Frame 1 (no input): blank canvas, image omitted
Frame 60 (no input): blank canvas, image omitted
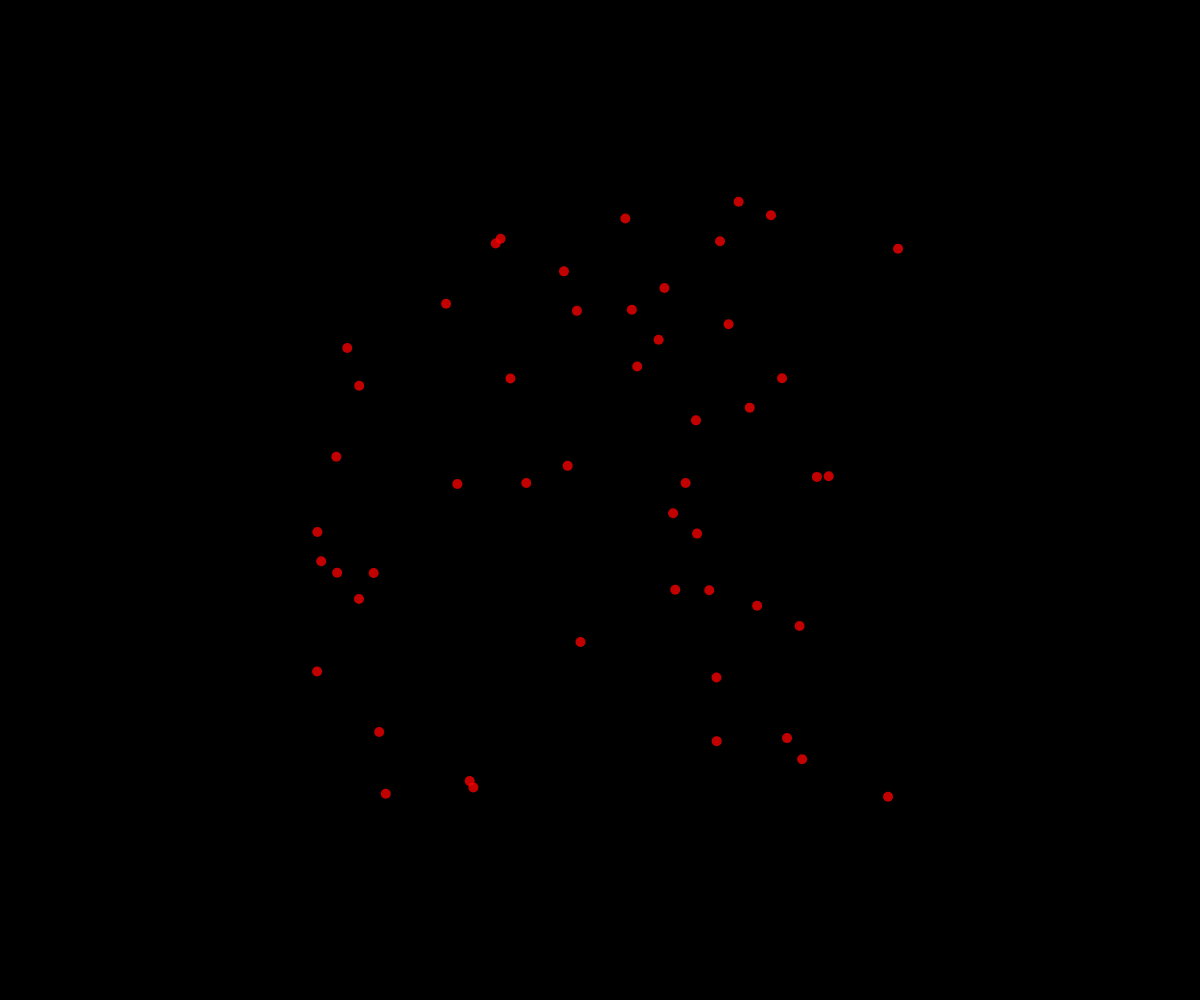
Frame 120 (the mouse pressed at the canvas centre since frame 60)

The p5.js sketch whose frames 1 and 60 were blank and that drew this single picture after the mouse press (run headless with seeded random() and noise() and a simulated clock; from frame 60 on, the mouse is pressed at the canvas centre):

// p5.js sketch
// ── sketch.js
// Fireworks OOP Demo

let theFireworks = [];

function setup() {
  createCanvas(windowWidth, windowHeight);
  noStroke();
}

function draw() {
  background("black");
  for (let i = theFireworks.length - 1; i >= 0; i--) {
    theFireworks[i].update();
    theFireworks[i].display();
    if (theFireworks[i].isDead()) {
      theFireworks.splice(i, 1);
    }
  }
}

function mousePressed() {
  for (let i = 0; i < 50; i++) {
    let theFirework = new Firework(mouseX, mouseY);
    theFireworks.push(theFirework);
  }
}

class Firework {
  constructor(x, y) {
    this.x = x;
    this.y = y;
    this.radius = 5;
    this.dx = random(-5, 5);
    this.dy = random(-5, 5);
    this.r = 255;
    this.g = 0;
    this.b = 0;
    this.alpha = 255;
  }

  isDead() {
    return this.alpha <= 0;
  }

  update() {
    this.x += this.dx;
    this.y += this.dy;

    //make more transparent every frame
    this.alpha -= 1;
  }

  display() {
    fill(this.r, this.g, this.b, this.alpha);
    circle(this.x, this.y, this.radius*2);
  }
}
